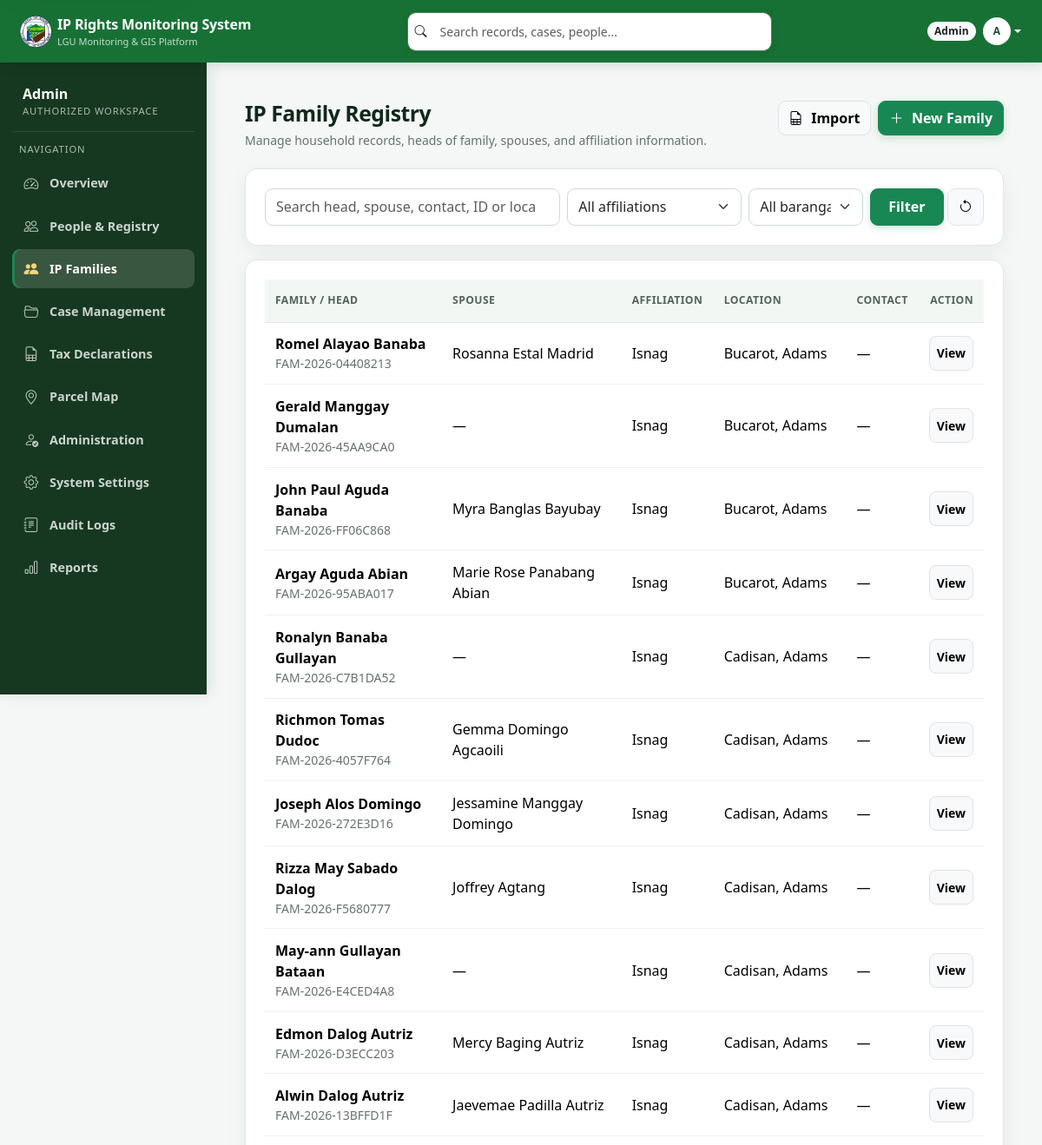
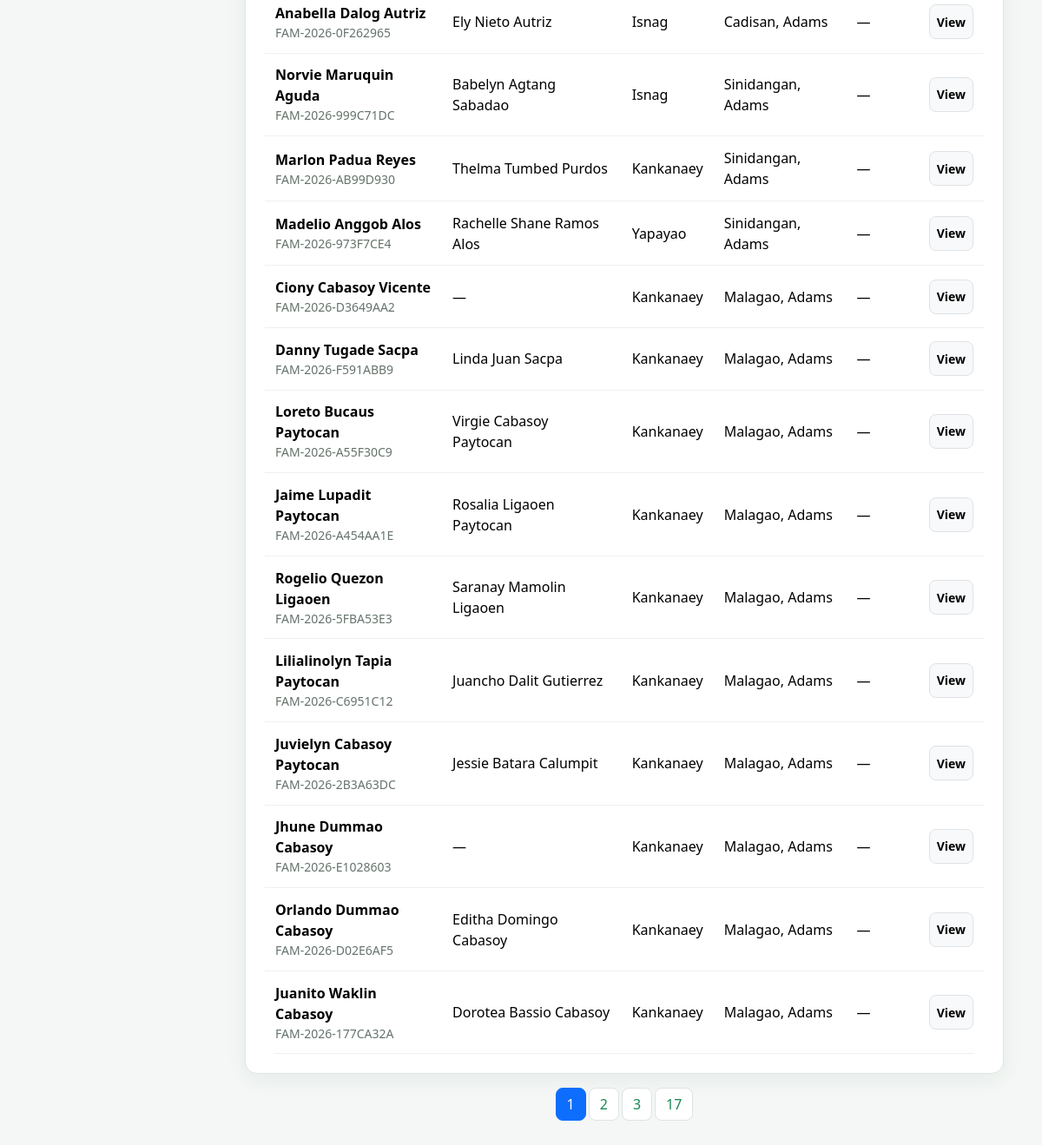
Page /auth/families.php (signed in) on the committed database (2 pictures, top to bottom).
### tables this page shows
CREATE TABLE `ip_families` (
  `id` bigint(20) UNSIGNED NOT NULL,
  `family_reference` varchar(50) DEFAULT NULL,
  `affiliation_id` int(10) UNSIGNED DEFAULT NULL,
  `owning_tribe` varchar(150) DEFAULT NULL COMMENT 'Operational authorization scope; distinct from ethnic affiliation',
  `region` varchar(100) DEFAULT NULL,
  `province` varchar(150) DEFAULT NULL,
  `municipality_city` varchar(150) DEFAULT NULL,
  `barangay` varchar(150) DEFAULT NULL,
  `house_number` varchar(100) DEFAULT NULL,
  `sitio_street` varchar(200) DEFAULT NULL,
  `contact_number` varchar(30) DEFAULT NULL,
  `id_type` varchar(100) DEFAULT NULL,
  `id_number` varchar(150) DEFAULT NULL,
  `remarks` text DEFAULT NULL,
  `import_batch_id` bigint(20) UNSIGNED DEFAULT NULL,
  `source_reference` varchar(100) DEFAULT NULL,
  `imported_at` datetime DEFAULT NULL,
  `created_by` int(11) DEFAULT NULL,
  `updated_by` int(11) DEFAULT NULL,
  `created_at` timestamp NOT NULL DEFAULT current_timestamp(),
  `updated_at` timestamp NOT NULL DEFAULT current_timestamp() ON UPDATE current_timestamp()
);

CREATE TABLE `ip_affiliations` (
  `id` int(10) UNSIGNED NOT NULL,
  `code` varchar(50) NOT NULL,
  `name` varchar(100) NOT NULL,
  `status` enum('active','inactive') NOT NULL DEFAULT 'active',
  `created_at` timestamp NOT NULL DEFAULT current_timestamp(),
  `updated_at` timestamp NOT NULL DEFAULT current_timestamp() ON UPDATE current_timestamp()
);

### auth/families.php (the view, shortened to what this page needs)
<?php
require '../includes/header.php'; require '../includes/role_guard.php'; requireRole(['admin','staff','tribe_leader','tribe_rep']); require '../includes/db.php';
$q=trim((string)($_GET['q']??'')); $aff=(int)($_GET['affiliation']??0); $barangay=trim((string)($_GET['barangay']??'')); $scope=family_scope_tribe($conn);
$where=['1=1']; $params=[]; $types='';
$base=" FROM ip_families f LEFT JOIN ip_affiliations a ON a.id=f.affiliation_id LEFT JOIN ip_family_members h ON h.family_id=f.id AND h.member_role='head' LEFT JOIN ip_family_members s ON s.family_id=f.id AND s.member_role='spouse' WHERE ".implode(' AND ',$where);
$stmt=$conn->prepare('SELECT COUNT(*)'.$base); if($params)$stmt->bind_param($types,...$params);$stmt->execute();$total=(int)$stmt->get_result()->fetch_row()[0];[$page,$perPage,$offset,$pages]=pagination_values($total);
$stmt=$conn->prepare("SELECT f.id,f.family_reference,f.owning_tribe,f.barangay,f.sitio_street,f.contact_number,a.name affiliation_name,CONCAT_WS(' ',h.first_name,h.middle_name,h.last_name,h.suffix) head_name,CONCAT_WS(' ',s.first_name,s.middle_name,s.last_name,s.suffix) spouse_name,(SELECT COUNT(*) FROM ip_records r JOIN ip_family_members fm ON fm.id=r.family_member_id WHERE fm.family_id=f.id) record_count,(SELECT COUNT(DISTINCT cp.case_id) FROM case_persons_involved cp JOIN ip_family_members fm ON fm.id=cp.family_member_id WHERE fm.family_id=f.id) case_count,(SELECT COUNT(*) FROM tax_declarations td WHERE td.owner_family_id=f.id OR td.owner_family_member_id IN(SELECT id FROM ip_family_members WHERE family_id=f.id)) tax_count $base ORDER BY f.id DESC LIMIT $perPage OFFSET $offset");if($params)$stmt->bind_param($types,...$params);$stmt->execute();$families=$stmt->get_result()->fetch_all(MYSQLI_ASSOC);
?>
<main class="main-no-right"><div class="page-heading"><div><h4>IP Family Registry</h4><p>Manage household records, heads of family, spouses, and affiliation information.</p></div><div class="d-flex gap-2"><?php if(($_SESSION['role']??'')==='admin'):?><a class="btn btn-light border" href="families/import.php"><i class="bi bi-file-earmark-spreadsheet me-1"></i>Import</a><?php endif;?><a class="btn btn-success" href="families/create.php"><i class="bi bi-plus-lg me-1"></i>New Family</a></div></div>
<form class="card-box mb-3" method="get"><div class="row g-2"><div class="col-lg-5"><input id="familySearch" class="form-control" type="search" name="q" value="<?=e($q)?>" placeholder="Search head, spouse, contact, ID or location..."></div><div class="col-md-3"><select class="form-select" name="affiliation"><option value="">All affiliations</option></select></div><div class="col-md-2"><select class="form-select" name="barangay"><option value="">All barangays</option></select></div><div class="col-md-2 d-flex gap-1"><button class="btn btn-success flex-fill">Filter</button><a class="btn btn-light border" href="families.php" aria-label="Reset"><i class="bi bi-arrow-counterclockwise"></i></a></div></div></form>
<div class="card-box p-0 overflow-hidden"><table class="table table-hover align-middle"><thead><tr><th>Family / Head</th><th>Spouse</th><th>Affiliation</th><th>Location</th><th>Contact</th><th class="text-end">Action</th></tr></thead><tbody><?php if(!$families):?><tr><td colspan="6"><div class="empty-state border-0"><i class="bi bi-people"></i><h5>No family records found</h5><p>Adjust the filters or create the first family record.</p></div></td></tr><?php endif;?><?php foreach($families as $f):?><tr><td data-label="Family / Head"><strong><?=e(trim($f['head_name']))?></strong><small class="d-block text-muted"><?=e($f['family_reference'])?></small></td><td data-label="Spouse"><?=e(trim($f['spouse_name'])?:'—')?></td><td data-label="Affiliation"><?=e($f['affiliation_name']?:'Not recorded')?></td><td data-label="Location"><?=e(implode(', ',array_filter([$f['sitio_street'],$f['barangay']])))?></td><td data-label="Contact"><?=e($f['contact_number']?:'—')?></td><td class="text-end" data-label="Action"><a class="btn btn-sm btn-light border" href="families/view.php?id=<?=$f['id']?>">View</a></td></tr><?php endforeach;?></tbody></table></div><?php render_pagination($page,$pages);?></main>
<?php require '../includes/footer.php';?>

### assets/css/app.css (style rules this page uses)
:root { --app-canvas: #f4f7f5; --app-surface: #fff; --app-line: #dfe7e2; --app-ink: #17231c; --app-muted: #65736b; --app-radius: 14px; --app-shadow: 0 7px 24px rgba(17, 57, 35, .06); }
body { font-family: "Segoe UI", system-ui, -apple-system, sans-serif; background: var(--app-canvas) !important; color: var(--app-ink) !important; }
.main, .main-no-right { max-width: 1600px; padding: 28px !important; }
.main-no-right { margin-left: 0 !important; margin-right: 0 !important; }
.card-box { border-color: var(--app-line) !important; border-radius: var(--app-radius) !important; box-shadow: var(--app-shadow) !important; padding: 22px !important; }
.page-heading { margin-bottom: 1.4rem !important; }
.page-heading h4, .main h4, .main-no-right h4 { color: #10291b !important; font-weight: 760 !important; letter-spacing: -.02em; }
.page-heading p, .text-muted { color: var(--app-muted) !important; }
.form-control, .form-select { min-height: 43px !important; border-color: #cfdad3 !important; border-radius: 9px !important; background-color: #fff; }
.btn { border-radius: 9px; font-weight: 650; }
.btn-sm { border-radius: 8px; }
.btn-success { box-shadow: 0 3px 10px color-mix(in srgb, var(--theme-accent) 20%, transparent); }
.table { --bs-table-bg: transparent; margin: 0; }
.table thead th { padding-top: .95rem !important; padding-bottom: .95rem !important; background: #f3f7f4 !important; color: #53635a !important; border-bottom: 1px solid var(--app-line) !important; }
.table tbody td { border-color: #edf1ee; }
:root { --app-shadow-raised:0 12px 32px rgba(17,57,35,.10);--app-space-1:.25rem;--app-space-2:.5rem;--app-space-3:.75rem;--app-space-4:1rem;--app-space-5:1.5rem;--app-space-6:2rem }
html { scroll-behavior:smooth }
.main,.main-no-right { width:100%;max-width:1560px;margin-right:auto!important }
.card-box+.card-box { margin-top:1rem }
.page-heading { display:flex;align-items:flex-start;justify-content:space-between;gap:1rem;margin-bottom:1.4rem!important }
.page-heading h4 { font-size:1.55rem }
.page-heading h4,.workspace-header h1 { color:#10291b!important;font-weight:760!important;letter-spacing:-.02em }
.page-heading p { margin:.3rem 0 0;color:var(--app-muted) }
.btn { min-height:40px;display:inline-flex;align-items:center;justify-content:center;gap:.35rem }

### rows in the picture
ip_families: head_name "Romel Alayao Banaba", family_reference "FAM-2026-04408213", spouse_name "Rosanna Estal Madrid", affiliation.name "Isnag", sitio_street+barangay "Bucarot, Adams", contact_number "—"
ip_families: head_name "Gerald Manggay Dumalan", family_reference "FAM-2026-45AA9CA0", spouse_name "—", affiliation.name "Isnag", sitio_street+barangay "Bucarot, Adams", contact_number "—"
ip_families: head_name "John Paul Aguda Banaba", family_reference "FAM-2026-FF06C868", spouse_name "Myra Banglas Bayubay", affiliation.name "Isnag", sitio_street+barangay "Bucarot, Adams", contact_number "—"
ip_families: head_name "Argay Aguda Abian", family_reference "FAM-2026-95ABA017", spouse_name "Marie Rose Panabang Abian", affiliation.name "Isnag", sitio_street+barangay "Bucarot, Adams", contact_number "—"
ip_families: head_name "Ronalyn Banaba Gullayan", family_reference "FAM-2026-C7B1DA52", spouse_name "—", affiliation.name "Isnag", sitio_street+barangay "Cadisan, Adams", contact_number "—"
ip_families: head_name "Richmon Tomas Dudoc", family_reference "FAM-2026-4057F764", spouse_name "Gemma Domingo Agcaoili", affiliation.name "Isnag", sitio_street+barangay "Cadisan, Adams", contact_number "—"
ip_families: head_name "Joseph Alos Domingo", family_reference "FAM-2026-272E3D16", spouse_name "Jessamine Manggay Domingo", affiliation.name "Isnag", sitio_street+barangay "Cadisan, Adams", contact_number "—"
ip_families: head_name "Rizza May Sabado Dalog", family_reference "FAM-2026-F5680777", spouse_name "Joffrey Agtang", affiliation.name "Isnag", sitio_street+barangay "Cadisan, Adams", contact_number "—"
ip_families: head_name "May-ann Gullayan Bataan", family_reference "FAM-2026-E4CED4A8", spouse_name "—", affiliation.name "Isnag", sitio_street+barangay "Cadisan, Adams", contact_number "—"
ip_families: head_name "Edmon Dalog Autriz", family_reference "FAM-2026-D3ECC203", spouse_name "Mercy Baging Autriz", affiliation.name "Isnag", sitio_street+barangay "Cadisan, Adams", contact_number "—"
ip_families: head_name "Alwin Dalog Autriz", family_reference "FAM-2026-13BFFD1F", spouse_name "Jaevemae Padilla Autriz", affiliation.name "Isnag", sitio_street+barangay "Cadisan, Adams", contact_number "—"
ip_families: head_name "Anabella Dalog Autriz", family_reference "FAM-2026-0F262965", spouse_name "Ely Nieto Autriz", affiliation.name "Isnag", sitio_street+barangay "Cadisan, Adams", contact_number "—"
ip_families: head_name "Norvie Maruquin Aguda", family_reference "FAM-2026-999C71DC", spouse_name "Babelyn Agtang Sabadao", affiliation.name "Isnag", sitio_street+barangay "Sinidangan, Adams", contact_number "—"
ip_families: head_name "Marlon Padua Reyes", family_reference "FAM-2026-AB99D930", spouse_name "Thelma Tumbed Purdos", affiliation.name "Kankanaey", sitio_street+barangay "Sinidangan, Adams", contact_number "—"
ip_families: head_name "Madelio Anggob Alos", family_reference "FAM-2026-973F7CE4", spouse_name "Rachelle Shane Ramos Alos", affiliation.name "Yapayao", sitio_street+barangay "Sinidangan, Adams", contact_number "—"
ip_families: head_name "Ciony Cabasoy Vicente", family_reference "FAM-2026-D3649AA2", spouse_name "—", affiliation.name "Kankanaey", sitio_street+barangay "Malagao, Adams", contact_number "—"
ip_families: head_name "Danny Tugade Sacpa", family_reference "FAM-2026-F591ABB9", spouse_name "Linda Juan Sacpa", affiliation.name "Kankanaey", sitio_street+barangay "Malagao, Adams", contact_number "—"
ip_families: head_name "Loreto Bucaus Paytocan", family_reference "FAM-2026-A55F30C9", spouse_name "Virgie Cabasoy Paytocan", affiliation.name "Kankanaey", sitio_street+barangay "Malagao, Adams", contact_number "—"
ip_families: head_name "Jaime Lupadit Paytocan", family_reference "FAM-2026-A454AA1E", spouse_name "Rosalia Ligaoen Paytocan", affiliation.name "Kankanaey", sitio_street+barangay "Malagao, Adams", contact_number "—"
ip_families: head_name "Rogelio Quezon Ligaoen", family_reference "FAM-2026-5FBA53E3", spouse_name "Saranay Mamolin Ligaoen", affiliation.name "Kankanaey", sitio_street+barangay "Malagao, Adams", contact_number "—"
ip_families: head_name "Lilialinolyn Tapia Paytocan", family_reference "FAM-2026-C6951C12", spouse_name "Juancho Dalit Gutierrez", affiliation.name "Kankanaey", sitio_street+barangay "Malagao, Adams", contact_number "—"
ip_families: head_name "Juvielyn Cabasoy Paytocan", family_reference "FAM-2026-2B3A63DC", spouse_name "Jessie Batara Calumpit", affiliation.name "Kankanaey", sitio_street+barangay "Malagao, Adams", contact_number "—"
ip_families: head_name "Jhune Dummao Cabasoy", family_reference "FAM-2026-E1028603", spouse_name "—", affiliation.name "Kankanaey", sitio_street+barangay "Malagao, Adams", contact_number "—"
ip_families: head_name "Orlando Dummao Cabasoy", family_reference "FAM-2026-D02E6AF5", spouse_name "Editha Domingo Cabasoy", affiliation.name "Kankanaey", sitio_street+barangay "Malagao, Adams", contact_number "—"
ip_families: head_name "Juanito Waklin Cabasoy", family_reference "FAM-2026-177CA32A", spouse_name "Dorotea Bassio Cabasoy", affiliation.name "Kankanaey", sitio_street+barangay "Malagao, Adams", contact_number "—"

### other values in the picture
$_SESSION['role'] "Admin"
substr($_SESSION['username'] ?? 'U', 0, 1) "A"
str_replace('_', ' ', $role) "Admin"
$label "Overview"
$label "People & Registry"
$label "IP Families"
$label "Case Management"
$label "Tax Declarations"
$label "Parcel Map"
$label "Administration"
$label "System Settings"
$label "Audit Logs"
$label "Reports"
